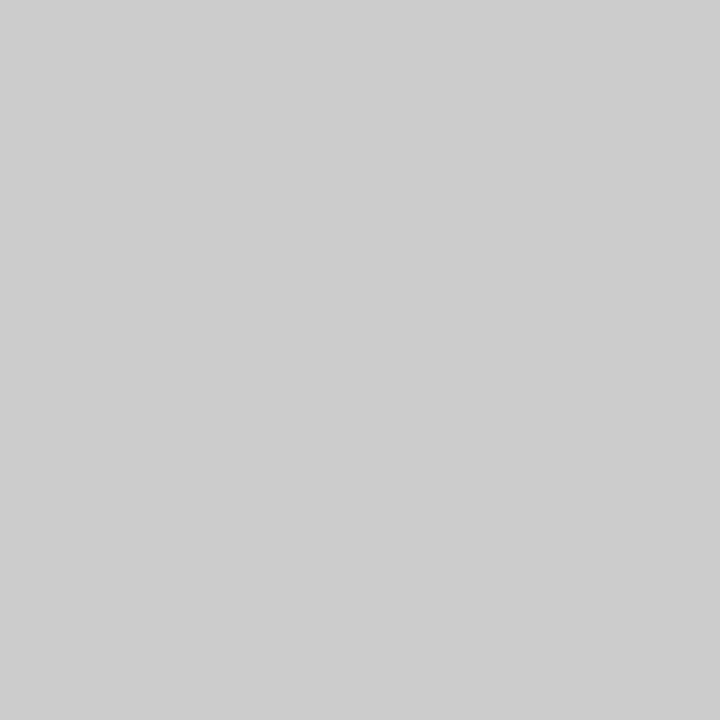
Frame 1 (no input)
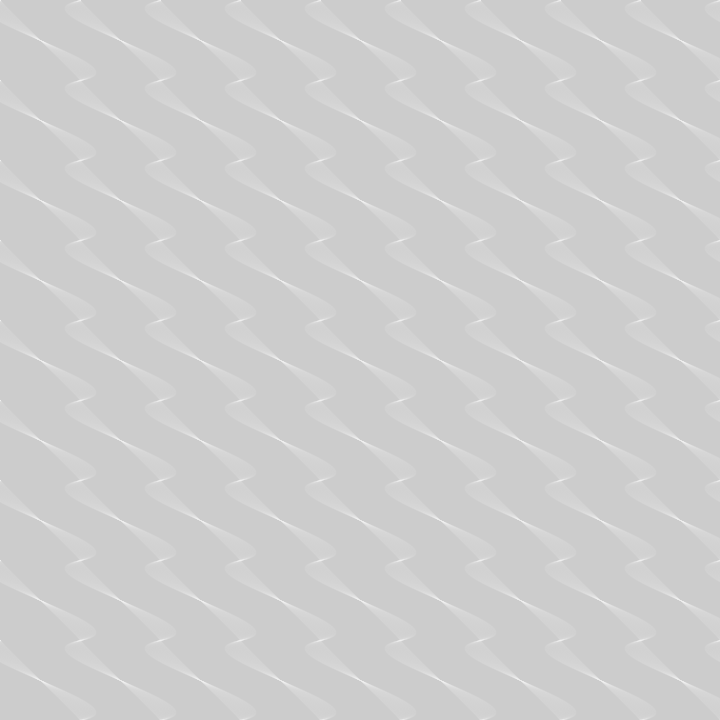
Frame 60 (the mouse pressed at the canvas centre just before this capture)
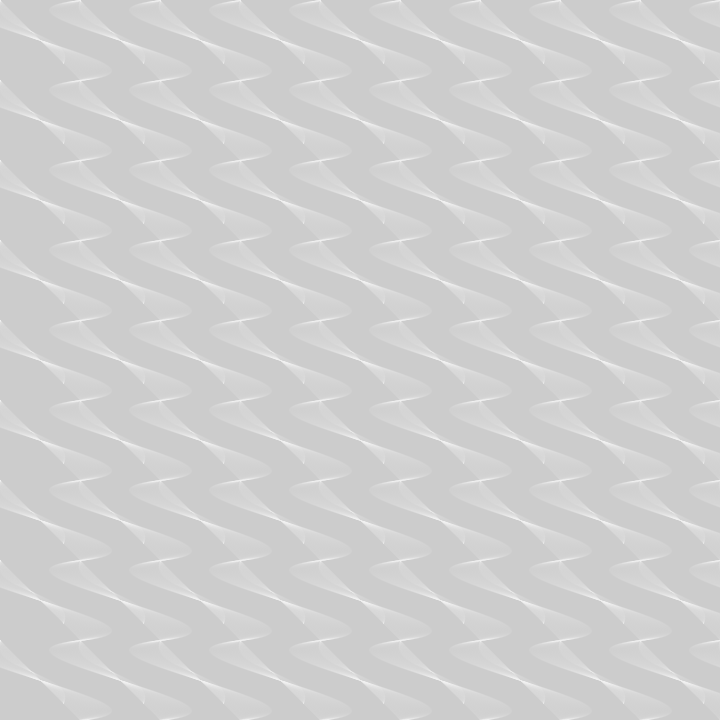
Frame 120 (the mouse held since frame 60 and released just before this capture)

The Processing sketch that drew these frames (run headless with seeded random() and noise(); from frame 60 on, the mouse is pressed at the canvas centre):

// Processing sketch: sketch_832020_BlurWaves
// ── sketch_832020_BlurWaves.pde
float x,y,z,w,d,t,r,C;
void setup(){size(720,720);noFill();stroke(-1,9);}
void draw(){if((t=++t%99)==1)clear();
for(y=0;y<800;y+=80)
for(x=0;x<800;x+=80)
curve(x+(C=cos((r=t==0?random(TAU)*9:r)))*(d=t%99*9),y+sin(r)*d,x,y,z=x+C*80,w=y+C*80,z-C*d,w-sin(r)*d);
}
